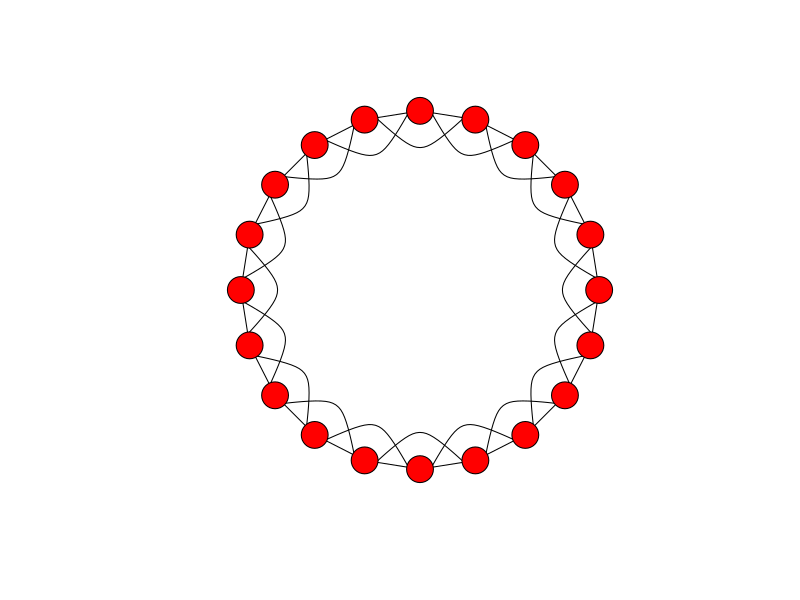
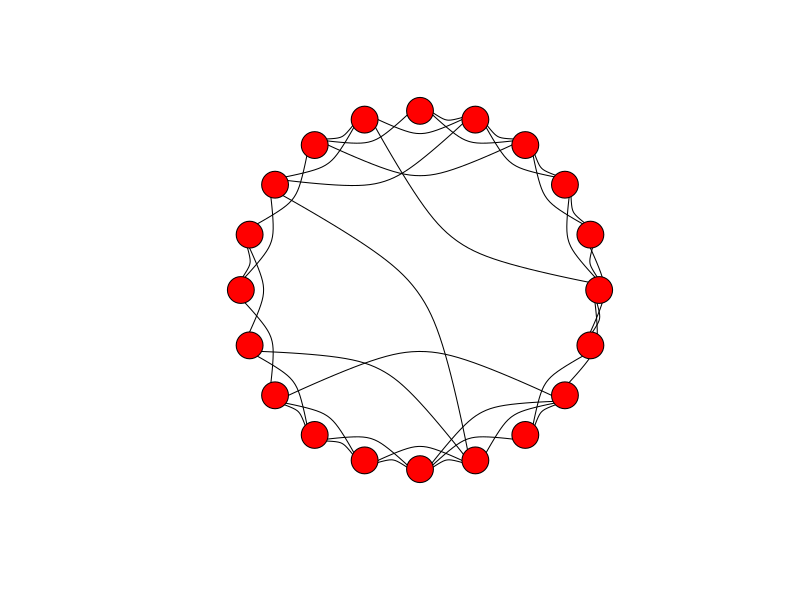
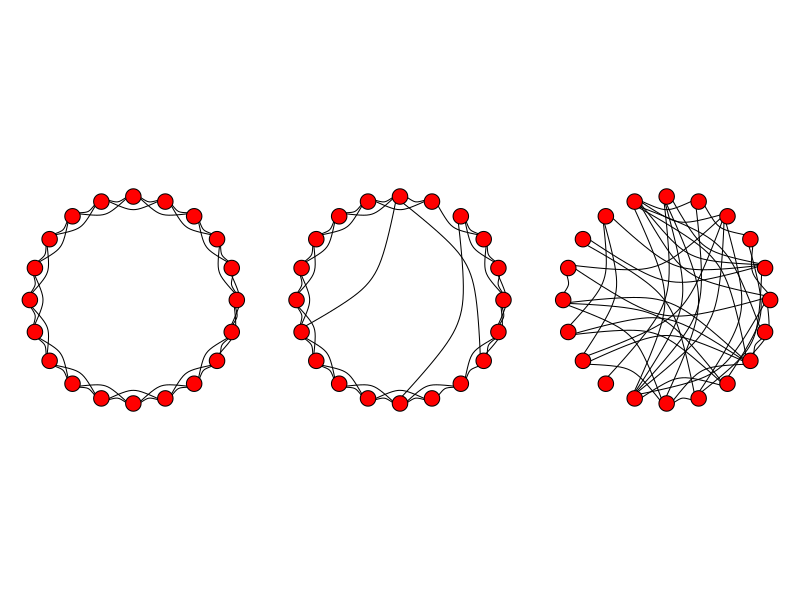
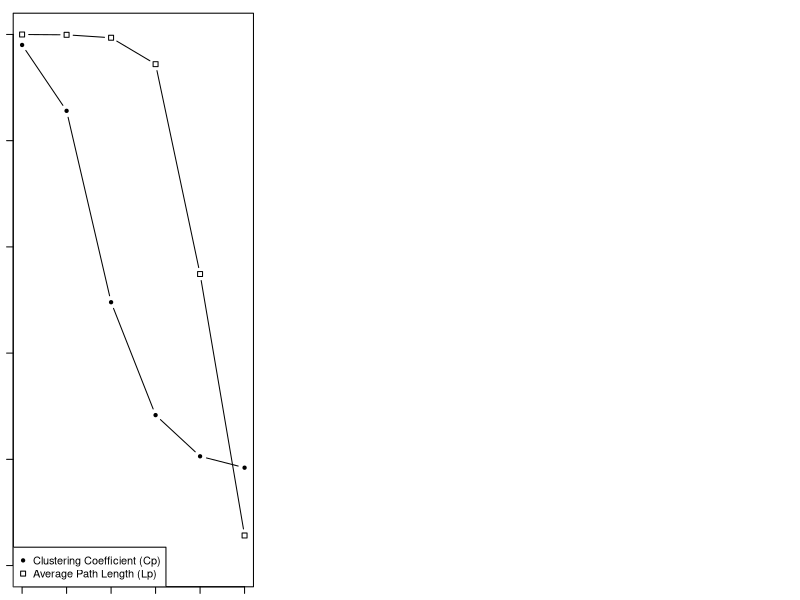
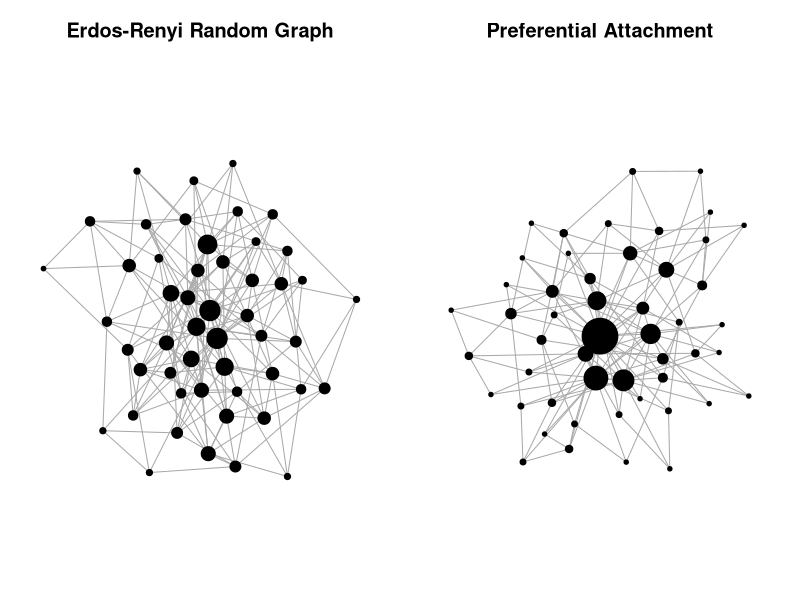
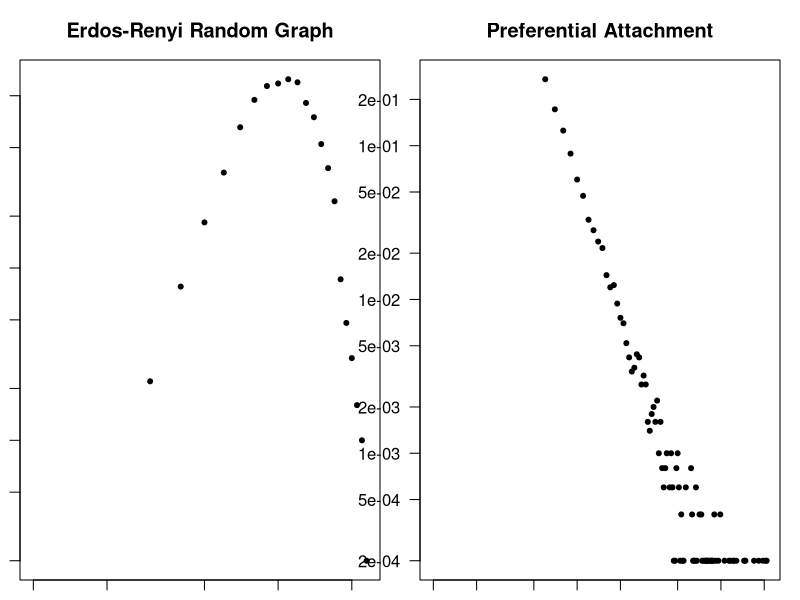

Generate these figures, in order, with R:
## ---- chunk 1
library(knitr)
knitr::opts_chunk$set(fig.width=4, fig.height=3.5, message=F) 
set.seed(2)
## ---- chunk 2
library(igraph)
lat=make_lattice(dimvector=20, nei=2, circular=T) #dimvector=20 means 20 nodes in a line. nei=2 means connect up to neighbor of neighbor. circular=T means connect the ends to make a ring.
## ---- chunk 3
plot(lat, layout=layout.circle, edge.curved=c(rep(0,20), 1, -1, -1, rep(1,17)), vertex.color="red", edge.color="black", vertex.label="")
## ---- chunk 4
g.new=rewire(lat, with=each_edge(p=0.1, loops=F))
plot(g.new, layout=layout.circle, edge.curved=T, vertex.color="red", edge.color="black", vertex.label="")
## ---- chunk 5
# First create the lattice
lat=make_lattice(dimvector=c(20), nei=2, circular=T)
# Next make rewired version with low p (e.g., p = 0.1)
g1=rewire(lat, with=each_edge(p=0.1, loops=F))
# Finally, make the rewired version with p = 1
g2=rewire(lat, with=each_edge(p=1, loops=F))
# Make a plot with three figures lined up in a row
par(mfrow=c(1,3), mar=c(1,1,1,1))
plot(lat, layout=layout.circle, vertex.label="", vertex.color="red", edge.color="black", edge.curved=T)
plot(g1, layout=layout.circle, vertex.label="", vertex.color="red", edge.color="black", edge.curved=T)
plot(g2, layout=layout.circle, vertex.label="", vertex.color="red", edge.color="black", edge.curved=T)
## ---- chunk 6
L=matrix(nrow=25,ncol=6)
C=matrix(nrow=25,ncol=6)
s=c(0.00001,0.0001,0.001,0.01,0.1,1)
lat=make_lattice(dimvector=500, nei=10, circular=T)
for (j in 1:6){
	for (k in 1:25){
	g=rewire(lat, with=each_edge(prob=s[j], loops=F))
	L[k,j]=average.path.length(g)
	C[k,j]=transitivity(g,"localaverage")
}
}

## ---- chunk 7
L0=average.path.length(lat) #average path length of lattice
C0=transitivity(lat, "localaverage") #clustering coefficient of lattice

Lp=L/L0 #The average path length of graph relative to lattice
Cp=C/C0 #The clustering coefficient of graph relative to lattice

## ---- chunk 8
colMeans(Lp)
colMeans(Cp)
## ---- chunk 9
plot(s,colMeans(Lp),type="b",pch=20,log="x",ylim=c(0,1),xlab="p",ylab="") #ylim=c() argument sets the range of the y-axis 
points(s,colMeans(Cp),type="b",pch=0,ylim=c(0,1),xaxt="n",yaxt="n",xlab="",ylab="") #xaxt="n" and yaxt="n" means "don't plot the x-axis or y-axis". This is because we've already drawn these axes in the previous plot. xlab="", ylab="" keeps the axis labels blank as well. 
legend("bottomleft", pch=c(20,0), legend=c("Clustering Coefficient (Cp)", "Average Path Length (Lp)"))
## ---- chunk 10
g1=erdos.renyi.game(50,p=0.15) 
b1=barabasi.game(50,power=1,m=3,directed=FALSE) 
summary(g1)
summary(b1)
## ---- chunk 11
par(mfrow=c(1,2),mar=c(1,1,3,1))
plot(g1,layout=layout.fruchterman.reingold,vertex.size=degree(g1),vertex.label="",vertex.color="black",main="Erdos-Renyi Random Graph")
plot(b1,layout=layout.fruchterman.reingold,vertex.size=degree(b1),vertex.label="",vertex.color="black",main="Preferential Attachment")
## ---- chunk 12
g=erdos.renyi.game(5000,p=0.002) 
b=barabasi.game(5000,power=1,m=5,directed=FALSE) 
summary(g)
summary(b)
## ---- chunk 13
deg.dist.g=degree.distribution(g)
deg.dist.b=degree.distribution(b)
par(mfrow=c(1,2))
plot(deg.dist.g,pch=20,xlab="k",ylab="P(k)",las=1,main="Erdos-Renyi Random Graph",log="xy")
plot(deg.dist.b,pch=20,xlab="k",ylab="P(k)",las=1,main="Preferential Attachment",log="xy")
